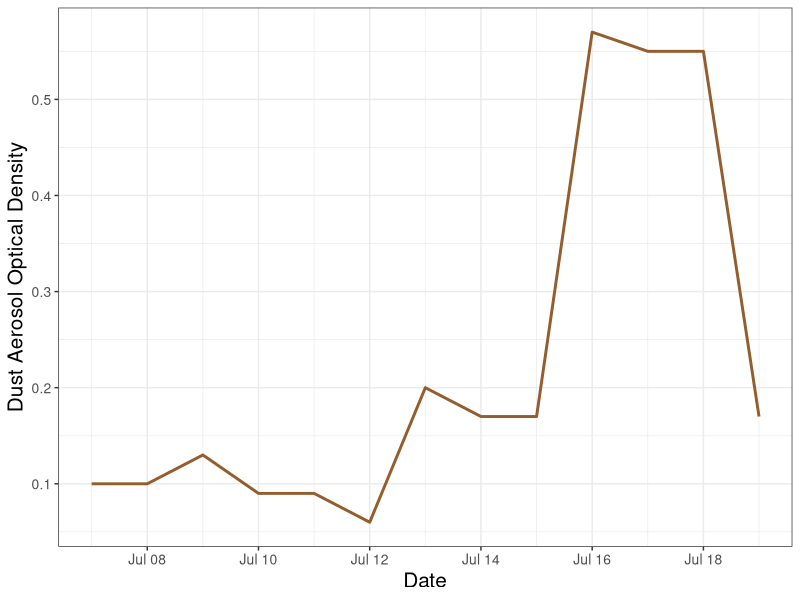
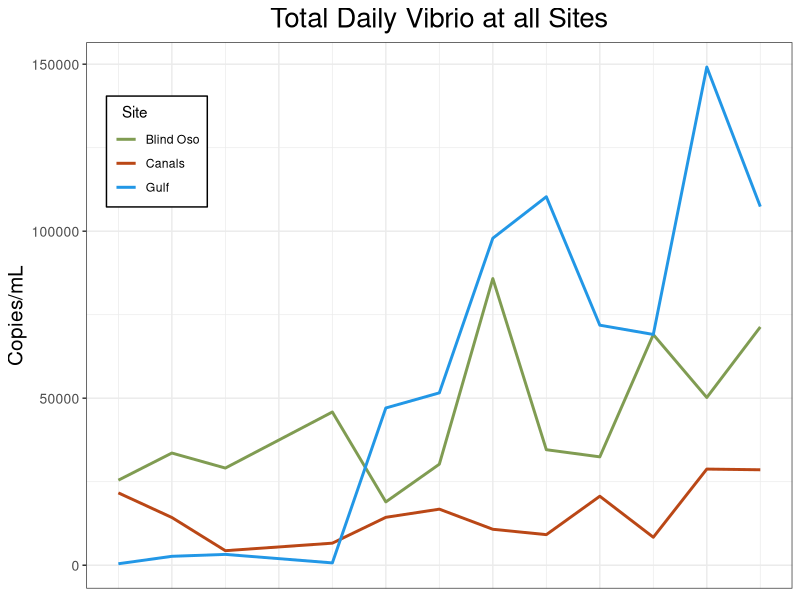
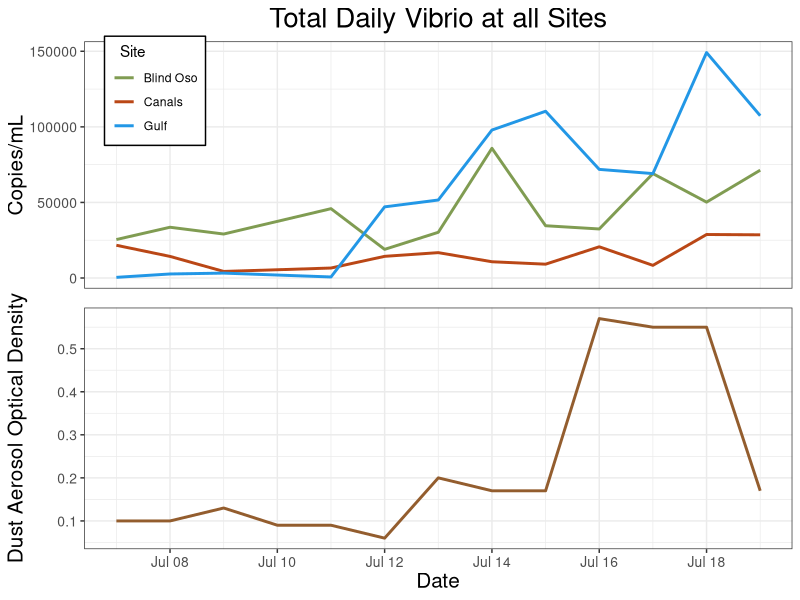
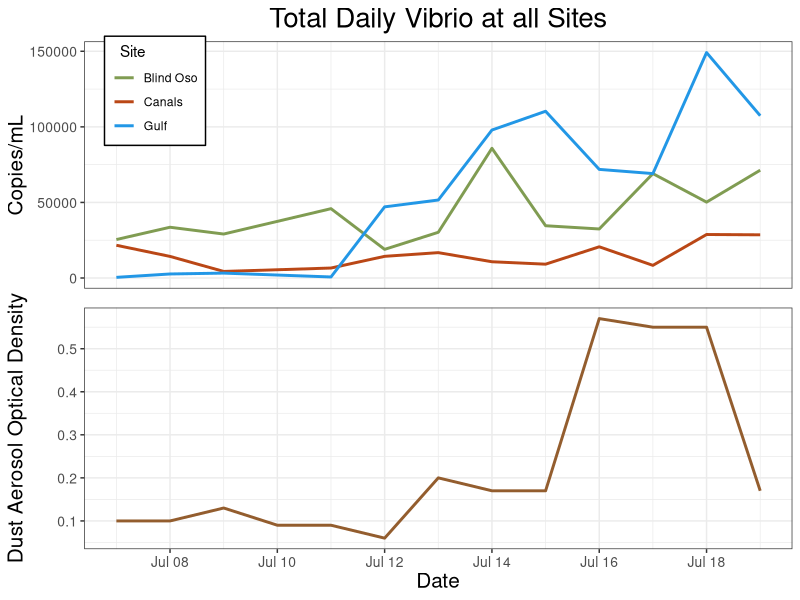

Recreate these plots in R, in order.
## ---- chunk 1
library(here)
library(tidyverse)
library(ggpubr)
## ---- chunk 2
dust_sum<-read_csv(here("data", "processed_data", "dust_conc", "dust_master.csv")) 
copies<- read_csv(here("data", "processed_data", "total_clean_copies.csv")) 
## ---- chunk 3
daily_dust_sum<- dust_sum %>%
  filter(between(date, as.Date('2022-07-07'), as.Date('2022-07-19'))) 

copies_d <- copies %>%
  filter(Type %in% "Daily") %>%
  mutate(site = recode(site, "BO" = "Blind Oso",
                             "C2" = "Canals",
                            "RD" = "Gulf"))

## ---- chunk 4
dust_fig<- daily_dust_sum %>% ggplot() +geom_line(
  aes(x = date,
      y = t7sum),
  color = "#935d2e",
  size = 1)+
  theme_bw()+
  labs(
    x = "Date",
    y = "Dust Aerosol Optical Density")+
  theme(
    axis.title.y = element_text(size = 15),
    axis.text.y = element_text(size = 10),
    axis.title.x = element_text(size = 15),
    axis.text.x = element_text(size = 10))
  

dust_fig
## ---- chunk 5
tot_vib<- copies_d %>% ggplot()+geom_line(
  aes(x = date,
      y = copies_mL,
      color = site),
  size = 1) +
  theme_bw()+
  labs(
    x = "Date",
    y = "Copies/mL",
    title = "Total Daily Vibrio at all Sites",
    color = "  Site") +
  theme(
    plot.title = element_text(hjust = 0.5, size = 20),  #center title
    axis.text.x = element_blank(),
    axis.title.x = element_blank(),
    axis.ticks.x = element_blank(),
    axis.title.y = element_text(size = 15),
    axis.text.y = element_text(size = 10),
    legend.position = c(0.1, 0.8),
    legend.background = element_rect(colour = 'black', fill = 'white', linetype='solid')) + #Moves legend onto plot 
  scale_color_manual(values = c("Blind Oso" = "#809C52",
                                "Canals" = "#ba4716",
                                "Gulf" = "4c848c"))

tot_vib
## ---- chunk 6
fig<- ggarrange(tot_vib, dust_fig + font("x.text", size = 10), ncol = 1, nrow = 2,align = "v")

fig
## ---- chunk 7
png(file = here("results", "plots", "vib_dust_daily.png"))
fig
dev.off()
